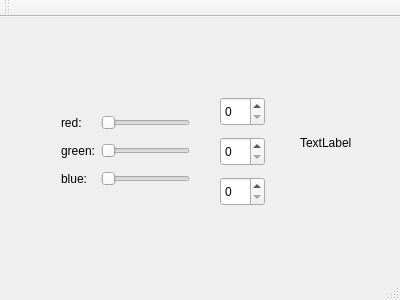
<?xml version="1.0" encoding="UTF-8"?>
<ui version="4.0">
 <class>MainWindow</class>
 <widget class="QMainWindow" name="MainWindow">
  <property name="geometry">
   <rect>
    <x>0</x>
    <y>0</y>
    <width>400</width>
    <height>300</height>
   </rect>
  </property>
  <property name="windowTitle">
   <string>MainWindow</string>
  </property>
  <widget class="QWidget" name="centralWidget">
   <widget class="QWidget" name="gridLayoutWidget">
    <property name="geometry">
     <rect>
      <x>50</x>
      <y>80</y>
      <width>151</width>
      <height>109</height>
     </rect>
    </property>
    <layout class="QGridLayout" name="gridLayout">
     <item row="2" column="1">
      <widget class="QSlider" name="horizontalSliderGreen">
       <property name="orientation">
        <enum>Qt::Horizontal</enum>
       </property>
      </widget>
     </item>
     <item row="3" column="1">
      <widget class="QSlider" name="horizontalSliderBlue">
       <property name="orientation">
        <enum>Qt::Horizontal</enum>
       </property>
      </widget>
     </item>
     <item row="1" column="1">
      <widget class="QSlider" name="horizontalSliderRed">
       <property name="orientation">
        <enum>Qt::Horizontal</enum>
       </property>
      </widget>
     </item>
     <item row="3" column="0">
      <widget class="QLabel" name="labelBlue">
       <property name="text">
        <string>blue:</string>
       </property>
      </widget>
     </item>
     <item row="2" column="0">
      <widget class="QLabel" name="labelGreen">
       <property name="text">
        <string>green:</string>
       </property>
      </widget>
     </item>
     <item row="1" column="0">
      <widget class="QLabel" name="labelRed">
       <property name="text">
        <string>red:</string>
       </property>
      </widget>
     </item>
    </layout>
   </widget>
   <widget class="QLabel" name="colorLabel">
    <property name="geometry">
     <rect>
      <x>300</x>
      <y>100</y>
      <width>62</width>
      <height>51</height>
     </rect>
    </property>
    <property name="text">
     <string>TextLabel</string>
    </property>
   </widget>
   <widget class="QSpinBox" name="spinBoxRed">
    <property name="geometry">
     <rect>
      <x>220</x>
      <y>80</y>
      <width>45</width>
      <height>29</height>
     </rect>
    </property>
   </widget>
   <widget class="QSpinBox" name="spinBoxGreen">
    <property name="geometry">
     <rect>
      <x>220</x>
      <y>120</y>
      <width>45</width>
      <height>29</height>
     </rect>
    </property>
   </widget>
   <widget class="QSpinBox" name="spinBoxBlue">
    <property name="geometry">
     <rect>
      <x>220</x>
      <y>160</y>
      <width>45</width>
      <height>29</height>
     </rect>
    </property>
   </widget>
  </widget>
  <widget class="QMenuBar" name="menuBar">
   <property name="geometry">
    <rect>
     <x>0</x>
     <y>0</y>
     <width>400</width>
     <height>25</height>
    </rect>
   </property>
  </widget>
  <widget class="QToolBar" name="mainToolBar">
   <attribute name="toolBarArea">
    <enum>TopToolBarArea</enum>
   </attribute>
   <attribute name="toolBarBreak">
    <bool>false</bool>
   </attribute>
  </widget>
  <widget class="QStatusBar" name="statusBar"/>
 </widget>
 <layoutdefault spacing="6" margin="11"/>
 <resources/>
 <connections>
  <connection>
   <sender>horizontalSliderRed</sender>
   <signal>valueChanged(int)</signal>
   <receiver>spinBoxRed</receiver>
   <slot>setValue(int)</slot>
   <hints>
    <hint type="sourcelabel">
     <x>163</x>
     <y>141</y>
    </hint>
    <hint type="destinationlabel">
     <x>228</x>
     <y>138</y>
    </hint>
   </hints>
  </connection>
  <connection>
   <sender>spinBoxRed</sender>
   <signal>valueChanged(int)</signal>
   <receiver>horizontalSliderRed</receiver>
   <slot>setValue(int)</slot>
   <hints>
    <hint type="sourcelabel">
     <x>221</x>
     <y>125</y>
    </hint>
    <hint type="destinationlabel">
     <x>176</x>
     <y>139</y>
    </hint>
   </hints>
  </connection>
  <connection>
   <sender>horizontalSliderGreen</sender>
   <signal>valueChanged(int)</signal>
   <receiver>spinBoxGreen</receiver>
   <slot>setValue(int)</slot>
   <hints>
    <hint type="sourcelabel">
     <x>196</x>
     <y>176</y>
    </hint>
    <hint type="destinationlabel">
     <x>222</x>
     <y>175</y>
    </hint>
   </hints>
  </connection>
  <connection>
   <sender>spinBoxGreen</sender>
   <signal>valueChanged(int)</signal>
   <receiver>horizontalSliderGreen</receiver>
   <slot>setValue(int)</slot>
   <hints>
    <hint type="sourcelabel">
     <x>231</x>
     <y>187</y>
    </hint>
    <hint type="destinationlabel">
     <x>193</x>
     <y>181</y>
    </hint>
   </hints>
  </connection>
  <connection>
   <sender>horizontalSliderBlue</sender>
   <signal>valueChanged(int)</signal>
   <receiver>spinBoxBlue</receiver>
   <slot>setValue(int)</slot>
   <hints>
    <hint type="sourcelabel">
     <x>199</x>
     <y>205</y>
    </hint>
    <hint type="destinationlabel">
     <x>222</x>
     <y>212</y>
    </hint>
   </hints>
  </connection>
  <connection>
   <sender>spinBoxBlue</sender>
   <signal>valueChanged(int)</signal>
   <receiver>horizontalSliderBlue</receiver>
   <slot>setValue(int)</slot>
   <hints>
    <hint type="sourcelabel">
     <x>227</x>
     <y>225</y>
    </hint>
    <hint type="destinationlabel">
     <x>154</x>
     <y>212</y>
    </hint>
   </hints>
  </connection>
 </connections>
</ui>
